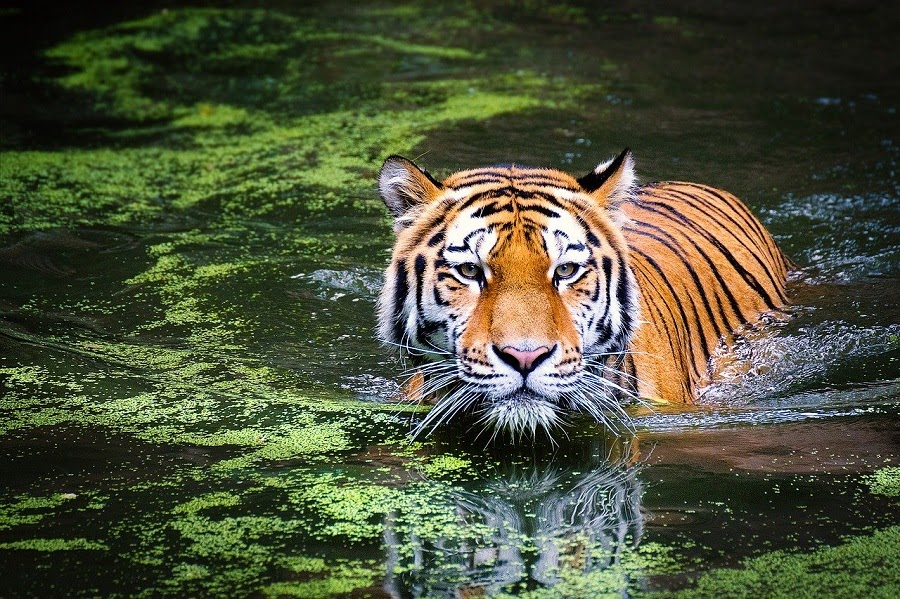
#> input picture images_unflipped/jpeg.jpg, 900 x 599 px
$ python crop_image.py
#> lines starting #> are read from the running program, lines starting #| are printed output that depends on the picture
import cv2

def crop_image(image_path, save_path, x, y, width, height):

#> called with image_path = 'images_unflipped/jpeg.jpg', x = 200, y = 100, width = 700, height = 1500
    img = cv2.imread(image_path)
#> img is the input picture: shape (599, 900, 3); mean B, G, R 58.1, 82.2, 76.4

    cropped_img = img[y: y+height, x: x+width]
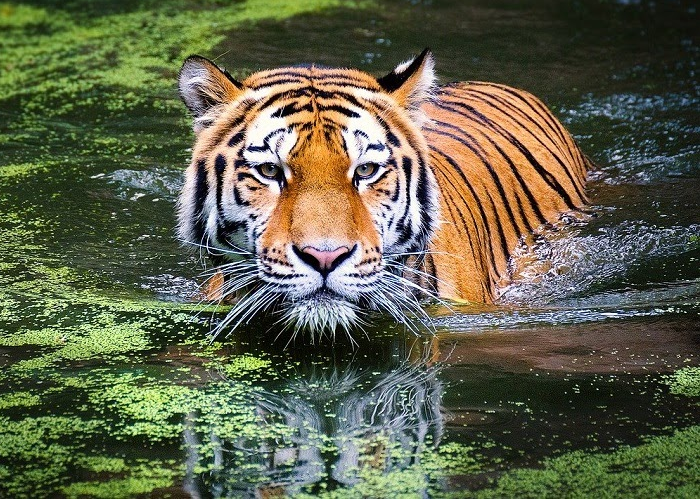
#> cropped_img: shape (499, 700, 3); mean B, G, R 74.4, 97.9, 95.5

    cv2.imwrite(save_path, cropped_img)

def contrast_image(image_path, save_path, alpha, beta):

    img = cv2.imread(image_path)

    contrast_img = cv2.convertScaleAbs(img, alpha=alpha, beta=beta)

    cv2.imwrite(save_path, contrast_img)

def flip_image(image_path, save_path, flip_code):

#> called with flip_code = 1
    img = cv2.imread(image_path)

    flipped_img = cv2.flip(img, flip_code)
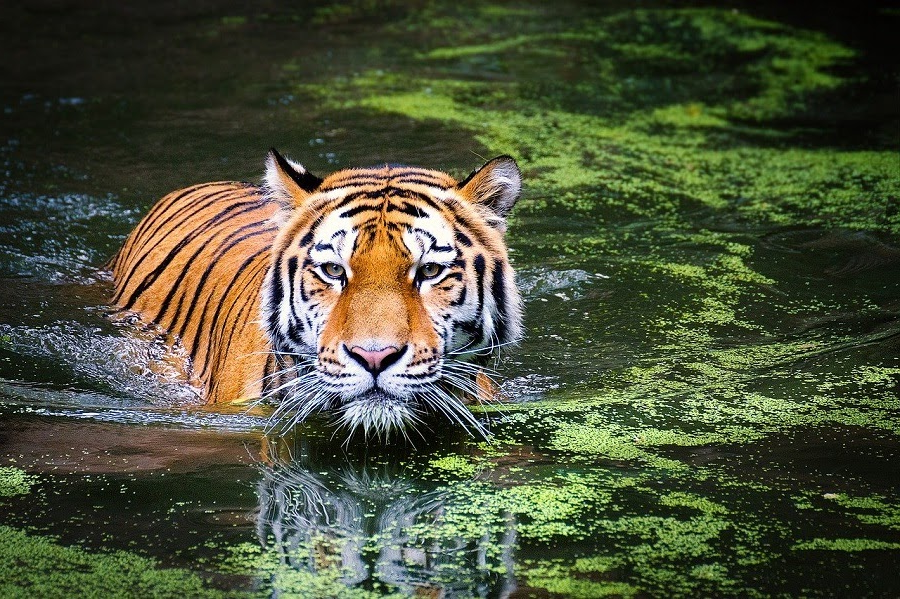
#> flipped_img: shape (599, 900, 3); mean B, G, R 58.1, 82.2, 76.4

    cv2.imwrite(save_path, flipped_img)

crop_image("images_unflipped/jpeg.jpg", "K:\image_opencv\cropped_image\cropped_image.jpg", x=200, y=100, width=700, height=1500)
flip_image("K:\\image_opencv\\images_unflipped\\jpeg.jpg", "K:\\image_opencv\\images_flipped\\flipped_image.jpg", flip_code=1)
contrast_image("K:\image_opencv\images_unflipped\jpeg.jpg", "K:\image_opencv\contrasted_image\contrast_img.jpg", alpha=0.2, beta=8)
#> in contrast_image, `contrast_img = cv2.convertScaleAbs(img, alpha=alpha, beta=beta)`:
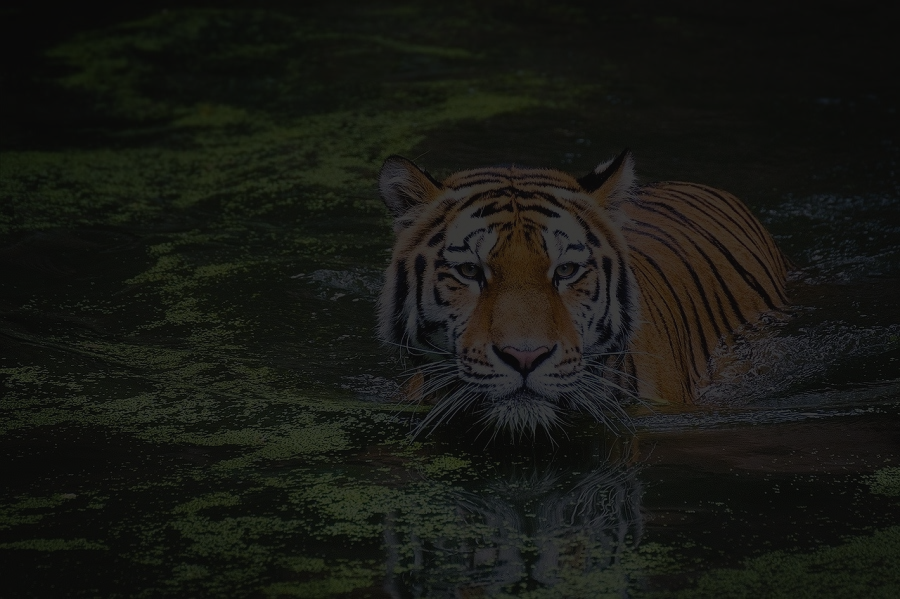
#> contrast_img: shape (599, 900, 3); mean B, G, R 19.6, 24.4, 23.3
